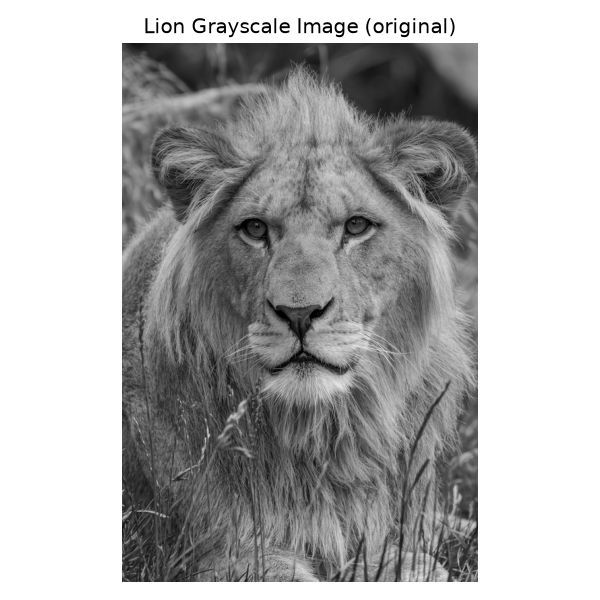
#> input picture results/01_original.png, 600 x 600 px
$ python lab02.py --image results/01_original.png
#> lines starting #> are read from the running program, lines starting #| are printed output that depends on the picture; after the words box and inside, x2 and y2 are one past the last pixel; in counts of white or black regions, pixels touching at a corner belong together
"""
MFAD Mini Project 2: Matrix operations and image manipulation
==============================================================
A grayscale image is just a matrix: every element is one pixel (0 = black,
255 = white). This script applies matrix operations (addition, subtraction,
scalar multiplication, transpose, slicing, concatenation, ...) to that matrix
to lighten/darken, crop, flip, rotate and change the contrast of the image.

Usage:
    python lab02.py                  # run everything, show windows, save PNGs
    python lab02.py --no-show        # run everything, only save PNGs to results/
    python lab02.py --image my.jpg   # use a different image
"""

import argparse
import os
import sys

import imageio.v2 as imageio
from PIL import Image
import matplotlib.pyplot as plt
import numpy as np

RESULTS_DIR = "results"
SHOW = True  # changed by --no-show
MAX_SIDE = 800  # the lion photo is 3264x4928; shrink it so the J-matrix bonus stays fast


# ----------------------------------------------------------------------------
# helpers
# ----------------------------------------------------------------------------
def show(images, titles, filename, figsize=None):
    """Display one or more images side by side and save the figure as a PNG."""
    os.makedirs(RESULTS_DIR, exist_ok=True)
    plt.figure(figsize=figsize or (5 * len(images), 5))
    for i, (img, title) in enumerate(zip(images, titles), start=1):
        plt.subplot(1, len(images), i)
        plt.imshow(img, cmap="gray", vmin=0, vmax=255)
        plt.title(title)
        plt.axis("off")
    plt.tight_layout()
    plt.savefig(os.path.join(RESULTS_DIR, filename), dpi=120)
    if SHOW:
        plt.show()
    plt.close()


def clip_u8(a):
    """Clamp any numeric array into 0..255 and convert back to uint8.

    Needed because uint8 arithmetic WRAPS AROUND (e.g. 10 - 50 becomes 216),
    it does not go negative. So we compute in a bigger type, clip, then convert.
    """
    return np.clip(a, 0, 255).astype(np.uint8)


def load_image(path):
    """Load the image as a 2-D uint8 matrix (grayscale), downscaled to MAX_SIDE."""
#> called with path = 'results/01_original.png'
    if not os.path.exists(path):
        print(f"[!] '{path}' not found. Put lion.png into this folder")
        print("    (see README). Using a built-in test image so the script still runs.\n")
        y, x = np.mgrid[0:300, 0:260]
        img = (x / 260 * 200 + 30 * np.sin(y / 15)).astype(float)
        img[100:200, 80:180] = 240  # a bright square so flips/rotations are visible
        return clip_u8(img)
    pil = Image.open(path)
#> pil is the input picture: PIL image 600x600 RGBA; mean R, G, B, A 176.4, 176.4, 176.4, 255
    if max(pil.size) > MAX_SIDE:  # keep aspect ratio, longest side = MAX_SIDE
        scale = MAX_SIDE / max(pil.size)
        pil = pil.resize((round(pil.width * scale), round(pil.height * scale)), Image.LANCZOS)
    img = np.asarray(pil.convert("RGB") if pil.mode not in ("L", "RGB") else pil)
    if img.ndim == 3:  # colour image -> average the colour channels to get gray
        img = img[..., :3].mean(axis=2)
#> img: shape (600, 600) float64
    return clip_u8(img)


# ----------------------------------------------------------------------------
# tasks
# ----------------------------------------------------------------------------
def main(image_path):
    # ---- Task 1: load the image into a matrix -------------------------------
    ImJPG = load_image(image_path)

    # ---- Task 2: dimensions --------------------------------------------------
    m, n = ImJPG.shape
#> m = 600; n = 600
    print(f"Q1: The dimensions of the image are {m} x {n} (rows x columns)")
#| Q1: The dimensions of the image are 600 x 600 (rows x columns)

    # ---- Task 3: integer type? -----------------------------------------------
    isInt = np.issubdtype(ImJPG.dtype, np.integer)
#> isInt = True
    print(f"Is ImJPG of integer type? {isInt}  (dtype = {ImJPG.dtype})")
#| Is ImJPG of integer type? True  (dtype = uint8)

    # ---- Task 4: range of colours ----------------------------------------------
    maxImJPG = np.max(ImJPG)
#> maxImJPG = 255
    minImJPG = np.min(ImJPG)
#> minImJPG = 0
    print(f"Maximum pixel value: {maxImJPG}")
#| Maximum pixel value: 255
    print(f"Minimum pixel value: {minImJPG}")
#| Minimum pixel value: 0

    # ---- Task 5: display original ----------------------------------------------
    show([ImJPG], ["Lion Grayscale Image (original)"], "01_original.png", (5, 5))
#> the loop in show, `for i, (img, title) in enumerate(zip(images, titles), start=1):` made 1 pass
#> (i, title) on pass 1: (1, 'Lion Grayscale Image (original)')

    # ---- Task 6: crop central part (submatrix) ----------------------------------
    ImJPG_center = ImJPG[100:m - 100, 100:n - 70]
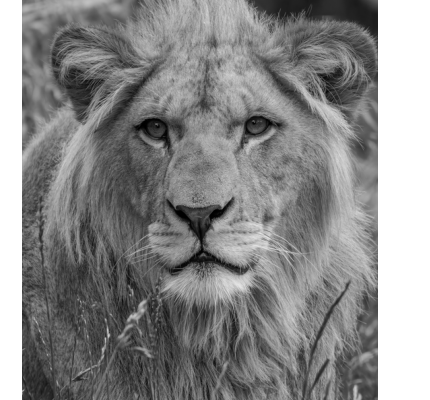
#> ImJPG_center: shape (400, 430); min 0, max 255, mean 138.1
    show([ImJPG_center], ["Cropped Central Part"], "02_cropped.png", (5, 5))
#> the loop in show (call 2), `for i, (img, title) in enumerate(zip(images, titles), start=1):` made 1 pass

    # ---- Task 7: paste the crop into a zero (black) matrix -----------------------
    ImJPG_border = np.zeros((m, n), dtype=np.uint8)
    ImJPG_border[100:m - 100, 100:n - 70] = ImJPG_center
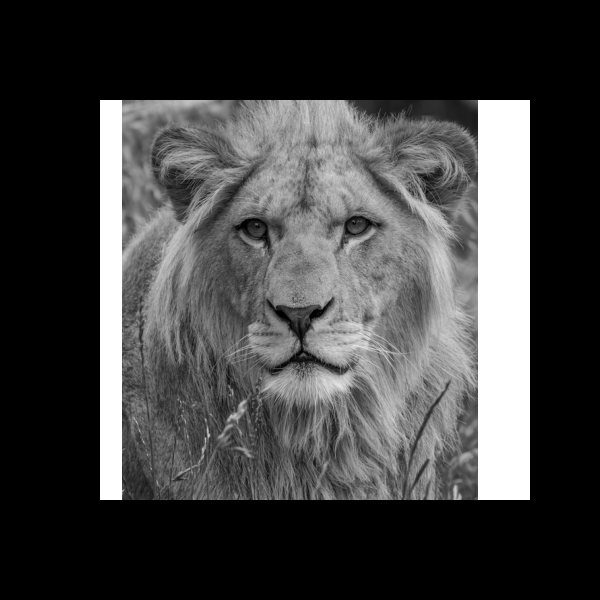
#> ImJPG_border: shape (600, 600); min 0, max 255, mean 66
    show([ImJPG_border], ["Image with Pasted Center"], "03_border.png", (5, 5))

    # ---- Task 8: vertical flip (reverse the order of rows) ------------------------
    ImJPG_vertflip = np.flipud(ImJPG)
    show([ImJPG, ImJPG_vertflip], ["Original Image", "Vertically Flipped Image"],
         "04_vertical_flip.png", (10, 5))

    # ---- Task 9: transpose (swap rows and columns) ---------------------------------
    ImJPG_transpose = ImJPG.T
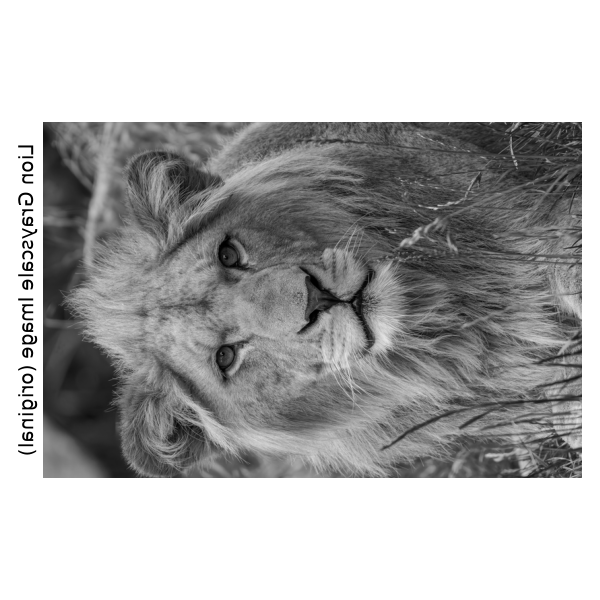
#> ImJPG_transpose: shape (600, 600); min 0, max 255, mean 176.4
    show([ImJPG, ImJPG_transpose], ["Original Image", "Transposed Image"],
         "05_transpose.png", (10, 5))

    # ---- Task 10: horizontal flip via transpose --------------------------------------
    # Flipping the COLUMNS of A is the same as flipping the ROWS of A.T, so:
    #   transpose -> flip rows (np.flipud) -> transpose back.
    # NOTE: the lab sheet uses np.fliplr on the transposed matrix here, but
    # (fliplr(A.T)).T is actually a VERTICAL flip, so we use flipud instead.
    t = ImJPG.T
    t = np.flipud(t)
    ImJPG_horflip = t.T
    assert np.array_equal(ImJPG_horflip, np.fliplr(ImJPG))  # same as direct fliplr
    show([ImJPG, ImJPG_horflip], ["Original Image", "Horizontally Flipped Image"],
         "06_horizontal_flip.png", (10, 5))

    # ---- Task 11: rot90 -----------------------------------------------------------------
    ImJPG90 = np.rot90(ImJPG)
    print("Q3: np.rot90 rotates the matrix by 90 degrees COUNTERCLOCKWISE.")
    show([ImJPG, ImJPG90], ["Original Image", "90 Degrees Rotated Image"],
         "07_rot90.png", (10, 5))

    # ---- Task 12: colour inversion ----------------------------------------------------------
    ImJPG_inv = 255 - ImJPG
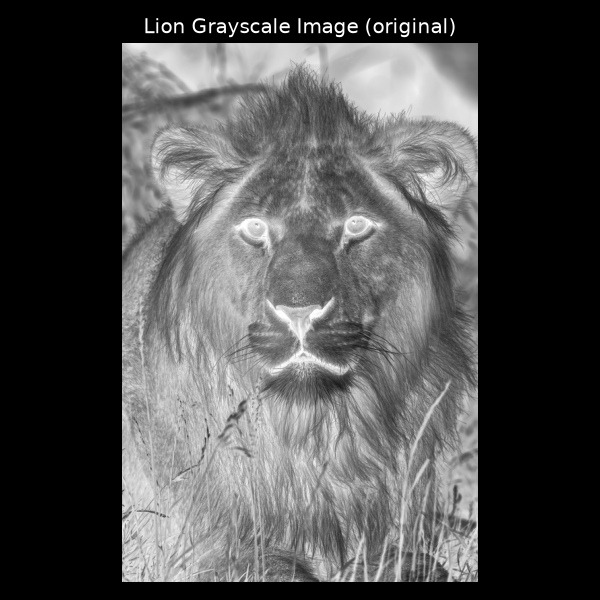
#> ImJPG_inv: shape (600, 600); min 0, max 255, mean 78.6
    print("Q4: 255 - ImJPG subtracts every pixel from 255, so black (0) becomes "
          "white (255) and white becomes black: a photographic negative.")
    show([ImJPG, ImJPG_inv], ["Original Image", "Inverted Image"],
         "08_inverted.png", (10, 5))

    # ---- Task 13: darken / lighten ------------------------------------------------------------
    # Work in int16 so values can go below 0 / above 255, then clip.
    ImJPG_dark = clip_u8(ImJPG.astype(np.int16) - 50)
    ImJPG_light = clip_u8(ImJPG.astype(np.int16) + 50)
    print("Q5: To lighten the image, ADD a positive constant to every pixel "
          "(e.g. ImJPG + 50) and clip values above 255 to 255.")
    show([ImJPG, ImJPG_dark, ImJPG_light],
         ["Original Image", "Darkened Image", "Lightened Image"],
         "09_dark_light.png", (15, 5))

    # ---- Task 14: Andy Warhol style 2x2 block matrix -----------------------------------------------
    A = ImJPG.astype(np.int16)
    top_left = ImJPG
    top_right = clip_u8(A - 50)
    bottom_left = clip_u8(A + 100)
    bottom_right = clip_u8(A + 50)
    top_row = np.concatenate((top_left, top_right), axis=1)
    bottom_row = np.concatenate((bottom_left, bottom_right), axis=1)
    ImJPG_Warhol = np.concatenate((top_row, bottom_row), axis=0)
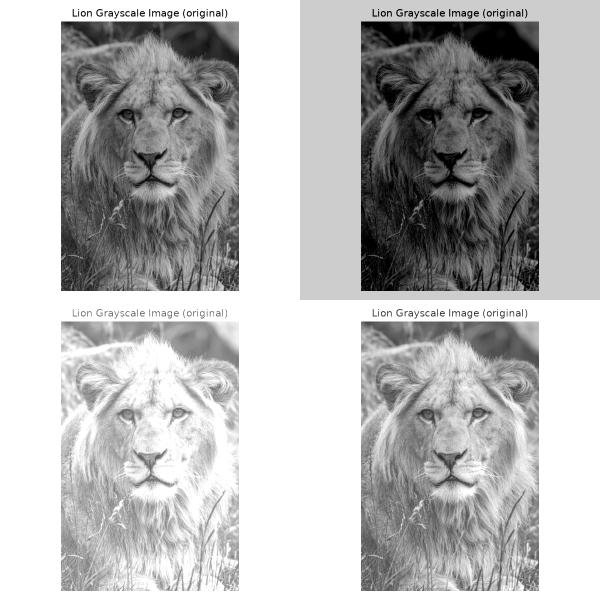
#> ImJPG_Warhol: shape (1200, 1200) (shown at 1/2 size); min 0, max 255, mean 183.9
    show([ImJPG_Warhol], ["Andy Warhol Style Image"], "10_warhol.png", (8, 8))

    # ---- Task 15: naive black and white ----------------------------------------------------------------
    # floor(x/128) is 0 for x < 128 and 1 for x >= 128 (and 1 for 255), then x255.
    ImJPG_bw = np.uint8(255 * np.floor(ImJPG / 128))
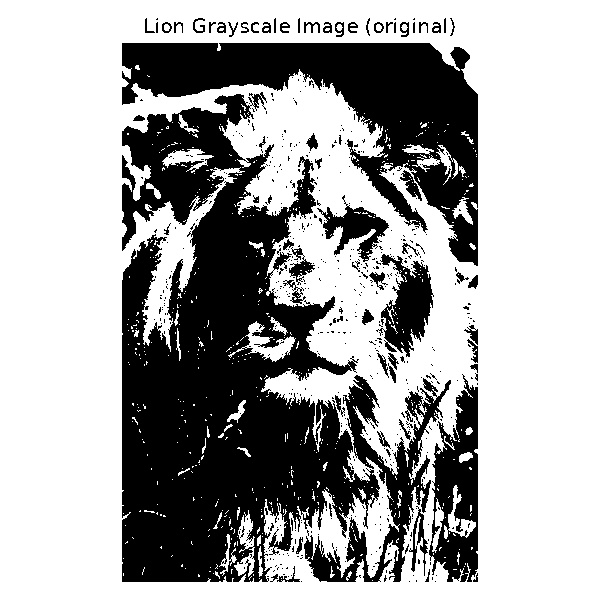
#> ImJPG_bw: shape (600, 600); 65.7% white; 567 black regions (499 under 20 px), largest, box (x1, y1, x2, y2) and area: (122, 92, 380, 582) 71329, (122, 43, 478, 266) 28109, (304, 375, 451, 582) 7553
    show([ImJPG, ImJPG_bw], ["Original Image", "Black and White Image"],
         "11_black_white.png", (10, 5))

    # ---- Task 16: reduce 256 shades to 8 ------------------------------------------------------------------
    normalized = ImJPG / 255.0                     # range [0, 1]
    reduced = np.round(normalized * 7)             # integers 0..7
    ImJPG8 = np.uint8(reduced * (255 / 7))         # back to 0..255 (8 levels)
    print(f"Task 16: number of distinct gray levels now = {len(np.unique(ImJPG8))}")
#| Task 16: number of distinct gray levels now = 8
    show([ImJPG, ImJPG8], ["Original (256 shades)", "Reduced to 8 shades"],
         "12_eight_shades.png", (10, 5))

    # ---- Task 17: contrast (scalar multiplication) ------------------------------------------------------------
    contrast_factor = 1.25
    ImJPG_HighContrast = clip_u8(ImJPG * contrast_factor)
    show([ImJPG, ImJPG_HighContrast],
         ["Original Image", f"Contrast x{contrast_factor}"],
         "13_contrast.png", (10, 5))

    # ---- Task 18: gamma correction (non-linear) ------------------------------------------------------------------
    # gamma < 1 brightens the mid-tones, gamma > 1 darkens them.
    ImJPG_Gamma05 = clip_u8(((ImJPG / 255.0) ** 0.5) * 255)
    ImJPG_Gamma15 = clip_u8(((ImJPG / 255.0) ** 1.5) * 255)
#> in clip_u8 (call 9), `return np.clip(a, 0, 255).astype(np.uint8)`:
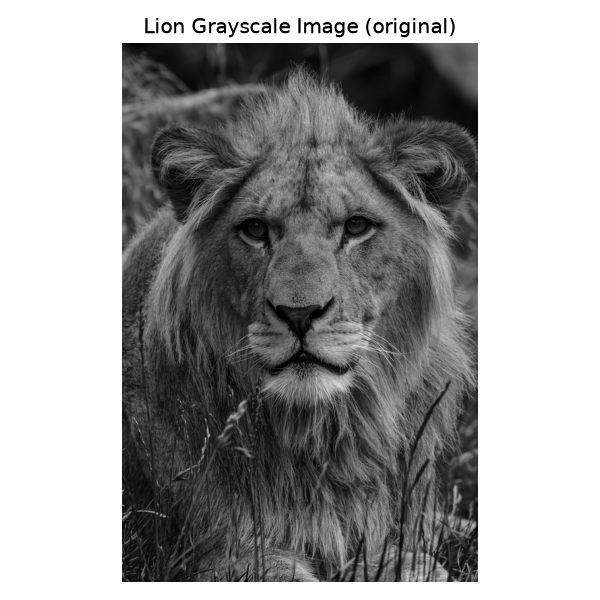
#> returned value: shape (600, 600); min 0, max 255, mean 158
    show([ImJPG, ImJPG_Gamma05, ImJPG_Gamma15],
         ["Original Image", "Gamma = 0.5", "Gamma = 1.5"],
         "14_gamma.png", (15, 5))

    # ---- Bonus: flips as MATRIX MULTIPLICATION (linear algebra link) ------------------------------------------------
    # The "exchange matrix" J has 1s on the anti-diagonal. Then
    #     J_m @ A  reverses the ROWS    (vertical flip)
    #     A @ J_n  reverses the COLUMNS (horizontal flip)
    A = ImJPG.astype(float)
    J_m = np.fliplr(np.eye(m))
    J_n = np.fliplr(np.eye(n))
    vflip_matrix = clip_u8(J_m @ A)
    hflip_matrix = clip_u8(A @ J_n)
    print("Bonus: J @ A equals np.flipud(A)?", np.array_equal(vflip_matrix, np.flipud(ImJPG)))
#| Bonus: J @ A equals np.flipud(A)? True
    print("Bonus: A @ J equals np.fliplr(A)?", np.array_equal(hflip_matrix, np.fliplr(ImJPG)))
#| Bonus: A @ J equals np.fliplr(A)? True
    show([ImJPG, vflip_matrix, hflip_matrix],
         ["Original", "J_m @ A (vertical flip)", "A @ J_n (horizontal flip)"],
         "15_flip_by_matrix_multiplication.png", (15, 5))

    print(f"\nDone. All figures are saved in the '{RESULTS_DIR}/' folder.")


if __name__ == "__main__":
    parser = argparse.ArgumentParser(description="MFAD Project 2: matrix operations on images")
    parser.add_argument("--image", default="lion.png", help="path to a grayscale/colour image (png/jpg)")
    parser.add_argument("--max-side", type=int, default=800, help="shrink the image so its longest side is at most this many pixels")
    parser.add_argument("--no-show", action="store_true", help="save figures without opening windows")
    args = parser.parse_args()
    MAX_SIDE = args.max_side
    if args.no_show:
        SHOW = False
    sys.exit(main(args.image))
#> (the program exits here)
